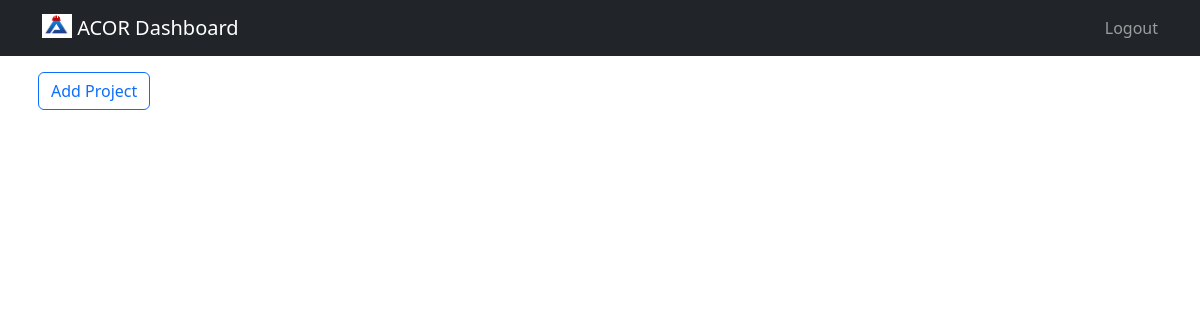
Page /project (signed in) on the earlier database version.
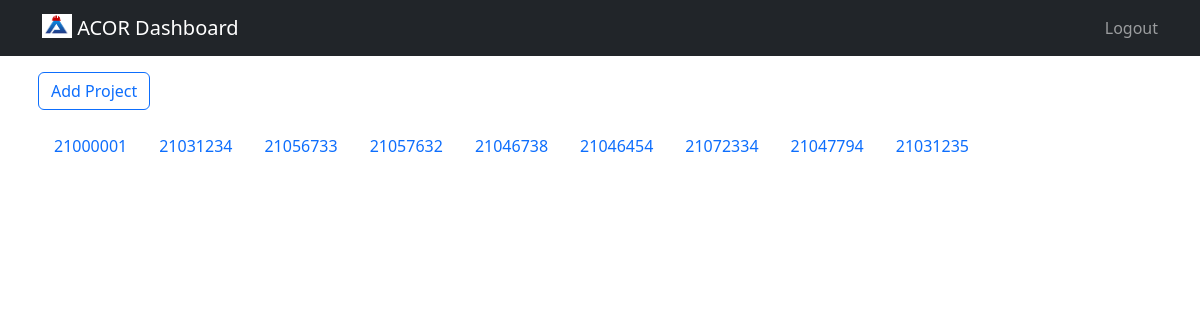
Same page on the later database version.
### tables this page shows
CREATE TABLE projects (
	id INTEGER NOT NULL, 
	po INTEGER NOT NULL, 
	title TEXT NOT NULL, 
	amount FLOAT NOT NULL, 
	duration INTEGER NOT NULL, 
	status VARCHAR(20) NOT NULL, 
	start_date DATETIME, 
	end_date DATETIME, 
	PRIMARY KEY (id), 
	UNIQUE (po)
);

### app.py (the view)
@app.route("/project")
@login_required
def project():
    breakdown = []
    breakdown2 = []
    with engine.connect() as conn:
        statement = select(project_table)
        projects = conn.execute(statement)
        proj = conn.execute(statement)
        proj2 = conn.execute(statement)
        y = conn.execute(statement)
        for i in y:
            stmt = select(project_breakdown.c.project_id, project_breakdown.c.labor, project_breakdown.c.representation, project_breakdown.c.remittance, project_breakdown.c.misc, project_breakdown.c.ppe, project_breakdown.c.materials, project_breakdown.c.tools_equip).where(project_breakdown.c.project_id == i.id)
            proj_break = conn.execute(stmt).first()
            if proj_break != None:
                x = get_x(proj_break,i,conn)
                breakdown.append(x)
                breakdown2.append(x)
            else:
                x = {"status":False, "project_id":i.id}
                breakdown.append(x)
                breakdown2.append(x)
    return render_template("projects.html", projects=projects, proj=proj, breakdown=breakdown,proj2=proj2,breakdown2=breakdown2)

### helper.py (called while the page is built)
def login_required(f):
    @wraps(f)
    def decorated_function(*args, **kwargs):
        if session.get("username") is None:
            return redirect("/login")
        return f(*args, **kwargs)
    return decorated_function

### templates/projects.html (shortened to what this page needs)
{% extends "dashboard.html" %}
{% block head %}
<link rel="stylesheet" href="https://cdnjs.cloudflare.com/ajax/libs/twitter-bootstrap/5.3.0/css/bootstrap.min.css">
<link rel="stylesheet" href="https://cdn.datatables.net/1.13.6/css/dataTables.bootstrap5.min.css">
{% endblock %}
{% block main %}
<a href="/addproject"><button class="btn btn-outline-primary mb-3">Add Project</button></a>
<ul class="nav nav-pills mb-3" id="pills-tab" role="tablist">
    {% if projects %}
    {% for project in projects|rejectattr('title','equalto','ADMIN') %}
    <li class="nav-item" role="presentation">
      <button class="nav-link" id="pills-{{ project.po }}-tab" data-bs-toggle="pill" data-bs-target="#pills-{{ project.po }}" type="button" role="tab" aria-controls="pills-{{ project.po }}" aria-selected="true">{{ project.po }}</button>
    </li>
    {% endfor %}
</ul>
    {% endif %}
{% endblock %}

### templates/dashboard.html (shortened to what this page needs)
<!DOCTYPE html>
<html lang="en">
  <head>
    <link href="https://cdn.jsdelivr.net/npm/bootstrap@5.3.2/dist/css/bootstrap.min.css" rel="stylesheet">
    <link rel="stylesheet" href="https://cdn.jsdelivr.net/npm/bootstrap-icons@1.11.1/font/bootstrap-icons.css">
    <link rel="stylesheet" href="/static/style.css">
    {% block head %}{% endblock %}
  </head>
  <body>
    <header>
        <nav class="navbar bg-dark sticky-top" data-bs-theme="dark">
            <div class="container">
                <a class="navbar-brand" href="#sidebar" data-bs-toggle="offcanvas" role="button" aria-controls="sidebar">
                    <img src="/static/acor.png" alt="Logo" width="30" height="24" class="d-inline-block align-text-top">
                    ACOR Dashboard
                </a>
                <ul class="navbar-nav justify-content-end">
                    <li class="nav-item">
                        <a href="/logout" class="nav-link">Logout</a>
                    </li>
                </ul>
            </div>
        </nav>
    </header>
    <main>
        <div class="container mt-2 bg-white p-2 rounded">
            {% block main %}{% endblock %}
        </div>
    </main>
  </body>
</html>

### static/style.css (style rules this page uses)
body { background-color: #e9e9e9; }

Differences in the rows shown:
added projects: po "21000001"
added projects: po "21031234"
added projects: po "21056733"
added projects: po "21057632"
added projects: po "21046738"
added projects: po "21046454"
added projects: po "21072334"
added projects: po "21047794"
added projects: po "21031235"
